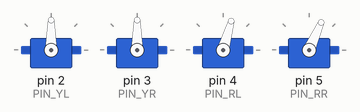
Recording of a sketch running on a simulated Arduino Uno, built with avr-gcc and run on an emulated ATmega328P. Shown: 4 × servo.

Above: at 0.6 s.
At 0.8 s:
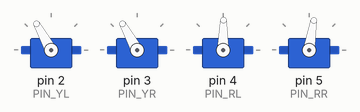
At 0.95 s:
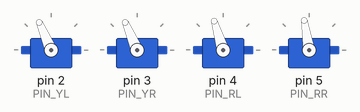
At 1.05 s:
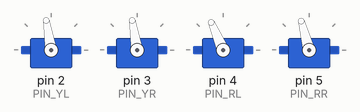
At 1.3 s:
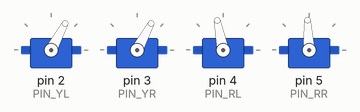
At 1.55 s:
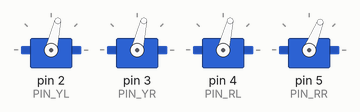
Timing chart, 0 to 3.6 s (numbered marks = the images above):
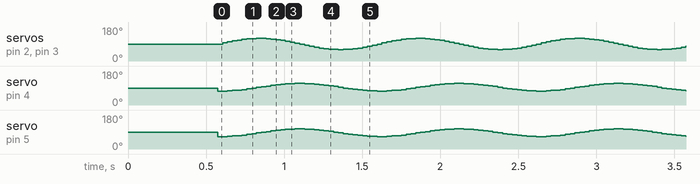

The sketch:

YoJuLab_SelfProgramming.ino
```cpp
#include <Servo.h>
#include <Otto.h>
Otto Otto;  //This is Otto!
byte dato;  //To store the char sent by the app
//---------------------------------------------------------
//-- First step: Make sure the pins for servos are in the right position
/*
         ---------------
        |     O   O     |
        |---------------|
YR 3==> |               | <== YL 2
         ---------------
            ||     ||
RR 5==>   -----   ------  <== RL 4
         |-----   ------|
*/
  #define PIN_YL 2 //servo[2]
  #define PIN_YR 3 //servo[3]
  #define PIN_RL 4 //servo[4]
  #define PIN_RR 5 //servo[5]
/*MOVEMENTS LIST**************
 * dir=1---> FORWARD/LEFT
 * dir=-1---> BACKWARD/RIGTH
 * T : amount of movement. HIGHER VALUE SLOWER MOVEMENT usually 1000 (from 600 to 1400)
 * h: height of mov. around 20
     jump(steps=1, int T = 2000);
     walk(steps, T, dir);
     turn(steps, T, dir);
     bend (steps, T, dir); //usually steps =1, T=2000
     shakeLeg (steps, T, dir);
     updown(steps, T, HEIGHT);
     swing(steps, T, HEIGHT);
     tiptoeSwing(steps, T, HEIGHT);
     jitter(steps, T, HEIGHT); (small T)
     ascendingTurn(steps, T, HEIGHT);
     moonwalker(steps, T, HEIGHT,dir);
     crusaito(steps, T, HEIGHT,dir);
     flapping(steps, T, HEIGHT,dir);
*/
void setup(){
  //Set the servo pins
  Otto.init(PIN_YL,PIN_YR,PIN_RL,PIN_RR,true);
  Otto.home();
  delay(50);
}
///////////////////////////////////////////////////////////////////
//-- Principal Loop ---------------------------------------------//
///////////////////////////////////////////////////////////////////
void loop() {
   dato = 85;
   //check the char received
   switch(dato){//if we receive a...
      case 85: //"U": Up arrow received
      {
         Otto.walk(1,1000,1); //2 steps FORWARD
         break;
       }
   }
}
```
